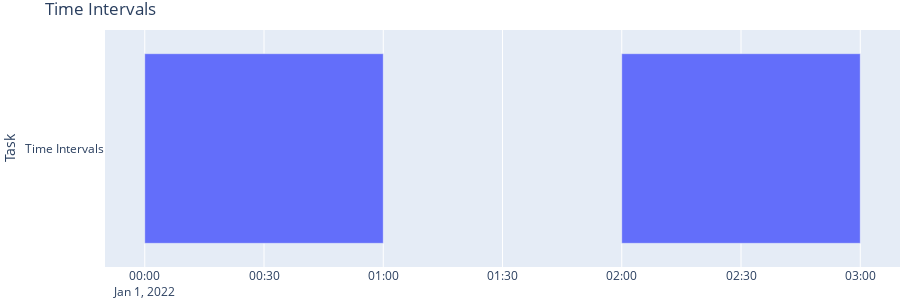

Notebook source saved alongside this figure:
### Code cell
# Run the unit tests
unittest.main(argv=[''], verbosity=2, exit=False)

### Figure 1 — Plotly figure (JSON) as saved in the notebook; plotly's stock layout.template omitted (floating-point values rounded to 4 significant figures)
{"data": [{"alignmentgroup": "True", "base": ["2022-01-01T00:00:00", "2022-01-01T02:00:00"], "hovertemplate": "Start=%{base}<br>Finish=%{x}<br>Task=%{y}<extra></extra>", "legendgroup": "", "marker": {"color": "#636efa", "pattern": {"shape": ""}}, "name": "", "offsetgroup": "", "orientation": "h", "showlegend": false, "textposition": "auto", "type": "bar", "x": [3600000, 3600000], "xaxis": "x", "y": ["Time Intervals", "Time Intervals"], "yaxis": "y"}], "layout": {"barmode": "overlay", "height": 300, "legend": {"tracegroupgap": 0}, "margin": {"b": 0, "l": 0, "r": 0, "t": 30}, "title": {"text": "Time Intervals"}, "xaxis": {"anchor": "y", "domain": [0, 1], "showgrid": true, "showticklabels": true, "type": "date"}, "yaxis": {"anchor": "x", "autorange": "reversed", "domain": [0, 1], "showgrid": false, "showticklabels": true, "title": {"text": "Task"}}}}
